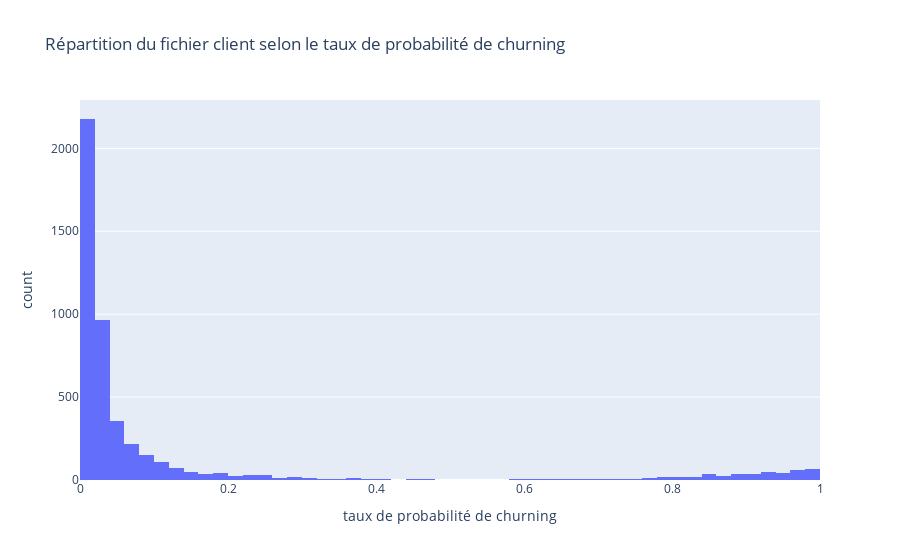

Notebook code for this chart:
### Code cell
import plotly.express as px
fig = px.histogram(non_churning_customers, x='proba_churn_YES', 
                   labels={"proba_churn_YES":"taux de probabilité de churning", "count":"Nombre de clients concernés"},
                   title="Répartition du fichier client selon le taux de probabilité de churning")
fig.show()

### Figure 1 — Plotly figure (JSON) as saved in the notebook; plotly's stock layout.template omitted (floating-point values rounded to 4 significant figures; data arrays with more than 128 entries replaced by an {"elided": "..."} marker saying what was removed)
{"data": [{"alignmentgroup": "True", "bingroup": "x", "hovertemplate": "taux de probabilité de churning=%{x}<br>count=%{y}<extra></extra>", "legendgroup": "", "marker": {"color": "#636efa", "pattern": {"shape": ""}}, "name": "", "offsetgroup": "", "orientation": "v", "showlegend": false, "type": "histogram", "x": {"elided": "4824 float values"}, "xaxis": "x", "yaxis": "y"}], "layout": {"barmode": "relative", "legend": {"tracegroupgap": 0}, "title": {"text": "Répartition du fichier client selon le taux de probabilité de churning"}, "xaxis": {"anchor": "y", "domain": [0, 1], "title": {"text": "taux de probabilité de churning"}}, "yaxis": {"anchor": "x", "domain": [0, 1], "title": {"text": "count"}}}}
